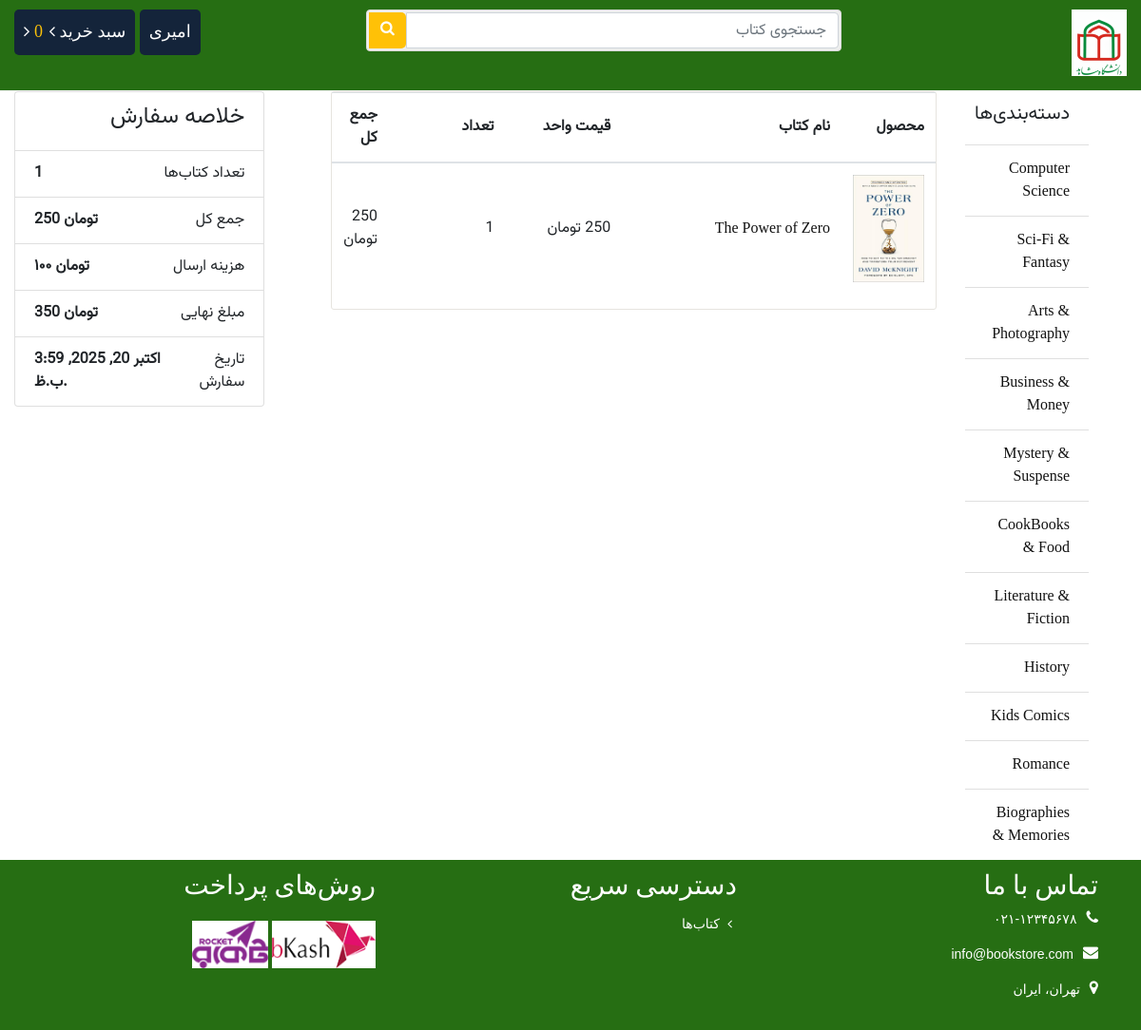
The app's page /order/10 (signed in), older data.
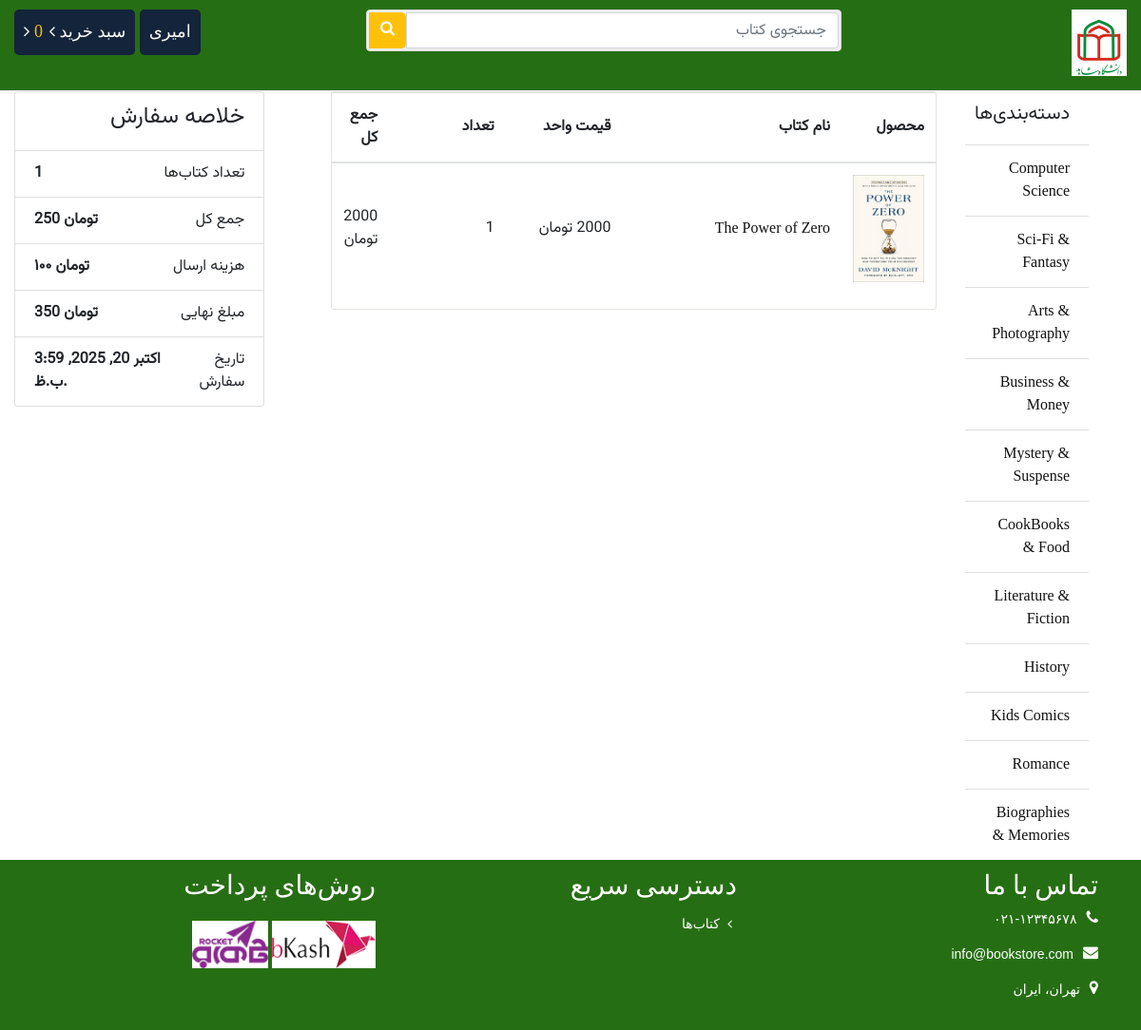
The same page, newer data.
### order/models.py (models this page shows, shortened)
class OrderItem(models.Model):
    order = models.ForeignKey(Order, on_delete=models.CASCADE)
    book = models.ForeignKey(Book, on_delete=models.CASCADE)
    price = models.DecimalField(max_digits=10, decimal_places=2)
    quantity = models.PositiveIntegerField(default=1)

### store/models.py (models this page shows, shortened)
class Book(models.Model):
	writer = models.ForeignKey(Writer, on_delete = models.CASCADE)
	category = models.ForeignKey(Category, on_delete = models.CASCADE)
	name = models.CharField(max_length = 100)
	slug = models.SlugField(max_length=100, db_index=True)
	price = models.IntegerField()
	stock = models.IntegerField()
	coverpage = models.FileField(upload_to = "coverpage/")
	bookpage = models.FileField(upload_to = "bookpage/")
	created = models.DateTimeField(auto_now_add=True)
	updated = models.DateTimeField(auto_now=True)
	totalreview = models.IntegerField(default=1)
	totalrating = models.IntegerField(default=5)
	status = models.IntegerField(default=0)
	description = models.TextField()

### order/views.py (the view)
# urls.py: path('<int:id>', views.order_details, name="order_details"),
def order_details(request, id):
	order_summary = get_object_or_404(Order, id=id)
	if order_summary.customer_id != request.user.id:
		return redirect('store:index')
	orderedItem = OrderItem.objects.filter(order_id=id)
	context = {
		"o_summary": order_summary,
		"o_item": orderedItem
	}
	return render(request, 'order/details.html', context)

### cart/cart.py (called while the page is built)
    def __len__(self):
        return sum(item['quantity'] for item in self.cart.values())

### store/context_processors.py (called while the page is built)
def sidebar(request):
	categories = Category.objects.all()
	context = {
		"cat":categories
	}
	return context

def cart(request):
	cart = Cart(request)
	context = {
		"cart": cart
	}
	return context

### store/templatetags/customfunction.py (called while the page is built)
@register.filter(name='subtotal')
def subtotal(value, args):
	return value*args

### order/templates/order/details.html
{% extends 'store/base.html' %}
{% load static %}
{% load customfunction %}
{% block container %}
<div class="row">
    <div class="col-sm-8">
        <div class="cart_info">
            <table class="table table-hover">
                <thead class="text-center">
                    <tr>
                        <th scope="col">محصول</th>
                        <th scope="col" style="width: 250px">نام کتاب</th>
                        <th scope="col">قیمت واحد</th>
                        <th scope="col">تعداد</th>
                        <th scope="col">جمع کل</th>
                    </tr>
                </thead>
                <tbody class="text-center">
                    {% for item in o_item %}
                    <tr>
                        <td class="cart_coverpage">
                            <a href="{% url 'store:book' id=item.book.id %}">
                                <img src="{{ item.book.coverpage.url}}" alt="جلد کتاب {{ item.book.name }}">
                            </a>
                        </td>
                        <td><a href="{% url 'store:book' id=item.book.id %}">{{ item.book.name }}</a></td>
                        <td class="cart_quantity">{{ item.book.price }} تومان</td>
                        <td class="cart_quantity">{{ item.quantity }}</td>
                        <td>{{ item.book.price|subtotal:item.quantity }} تومان</td>
                    </tr>
                    {% endfor %}
                </tbody>
            </table>
        </div>
    </div>
    <div class="col-sm-4">
        <ul class="list-group">
            <li class="list-group-item d-flex justify-content-between align-items-center"><h4>خلاصه سفارش</h4></li>
            <li class="list-group-item d-flex justify-content-between align-items-center">تعداد کتاب‌ها<span>{{ o_summary.totalbook }}</span></li>
            <li class="list-group-item d-flex justify-content-between align-items-center">جمع کل<span>{{ o_summary.payable }} تومان</span></li>
            <li class="list-group-item d-flex justify-content-between align-items-center">هزینه ارسال<span>۱۰۰ تومان</span></li>
            <li class="list-group-item d-flex justify-content-between align-items-center">مبلغ نهایی<span>{{ o_summary.payable|add:100 }} تومان</span></li>
            <li class="list-group-item d-flex justify-content-between align-items-center">تاریخ سفارش<span>{{ o_summary.created }}</span></li>
        </ul>
    </div>
</div>
{% endblock %}

Row changes from the older to the newer data that the page shows:
changed through a linked row, OrderItem "The Power of Zero": book.price|subtotal "250" → "2000"; book.price "250" → (not shown)
